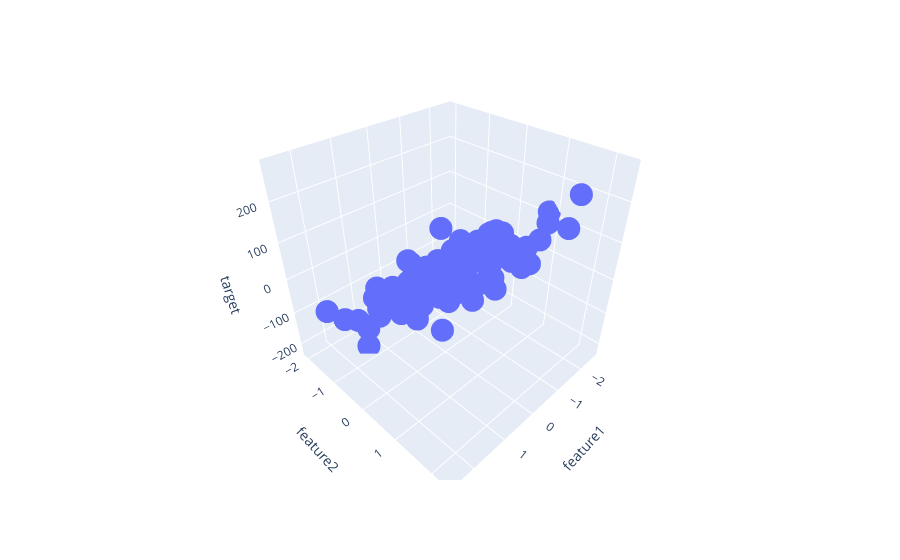

The code cell stored with this chart in its notebook:
### Code cell
# plotly to 3d graph 
px.scatter_3d(df,x='feature1', y='feature2', z='target')
